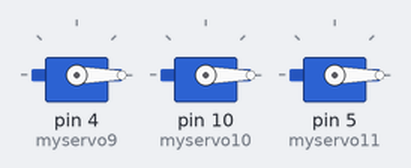
Bench run of a sketch on a simulated Arduino Uno, built with avr-gcc and run on an emulated ATmega328P. Shown: 3 × servo.

Above: at 0.05 s.
At 5.35 s:
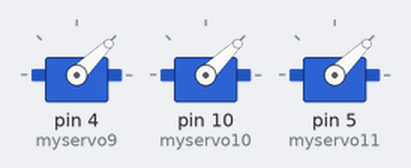
At 5.55 s:
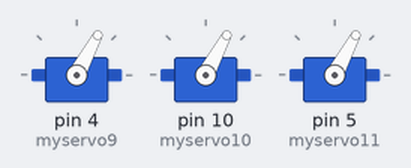
At 5.85 s:
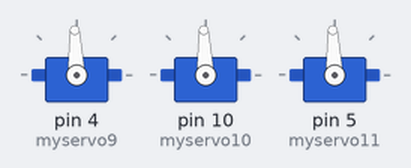
At 11.15 s:
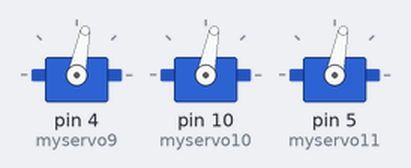
At 11.75 s:
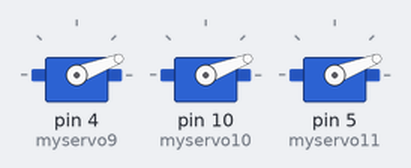
Timing chart, 0 to 21.9 s (numbered marks = the images above):
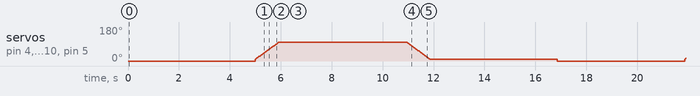

The sketch:

NUI_008_Actuated_Landscape_toggle.ino
```cpp
#include <Servo.h>


// constants won't change. They're used here to set pin numbers:
const int buttonPin = 6;    // the number of the pushbutton pin
// Variables will change:
int ledState = LOW;         // the current state of the output pin
int buttonState;             // the current reading from the input pin
int lastButtonState = HIGH;   // the previous reading from the input pin

// the following variables are unsigned longs because the time, measured in
// milliseconds, will quickly become a bigger number than can be stored in an int.
unsigned long lastDebounceTime = 0;  // the last time the output pin was toggled
unsigned long debounceDelay = 50;    // the debounce time; increase if the output flickers

Servo myservo9, myservo10, myservo11;

int pos = 180;    // variable to store the servo position

void setup() {
  myservo9.attach(4);  // attaches the servo on pin 9 to the servo object
  myservo10.attach(10);
  myservo11.attach(5);
  Serial.begin(9600);
}

void loop() {
  scene1();
  scene2();
  scene3();

}

void scene1() {
  int pos = 0;
  myservo9.write(pos);              // tell servo to go to position in variable 'pos'
  myservo10.write(pos);              // tell servo to go to position in variable 'pos'
  myservo11.write(pos);              // tell servo to go to position in variable 'pos'
  delay(5000);                       // waits 15ms for the servo to reach the position01
}

void scene2() {
  int pos = 10;
  for (pos = 10; pos <= 100; pos += 1) { // goes from 0 degrees to 180 degrees
    // in steps of 1 degree
    myservo9.write(pos);              // tell servo to go to position in variable 'pos'
    myservo10.write(pos);            // tell servo to go to position in variable 'pos'
    myservo11.write(pos);              // tell servo to go to position in variable 'pos'
    delay(10);                       // waits 15ms for the servo to reach the position
  }
  delay(5000);
}


void scene3() {
  int pos = 100;
  for (pos = 100; pos >= 10; pos -= 1) { // goes from 180 degrees to 0 degrees
    myservo9.write(pos);              // tell servo to go to position in variable 'pos'
    myservo10.write(pos);            // tell servo to go to position in variable 'pos'
    myservo11.write(pos);              // tell servo to go to position in variable 'pos'
    delay(10);                       // waits 15ms for the servo to reach the position
  }

  delay(5000);
}
```
